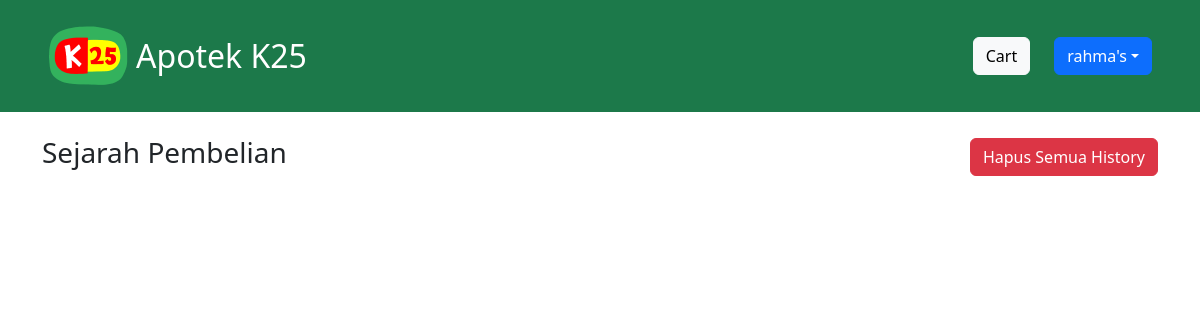
The page /user/history.php (signed in) on the database as committed earlier.
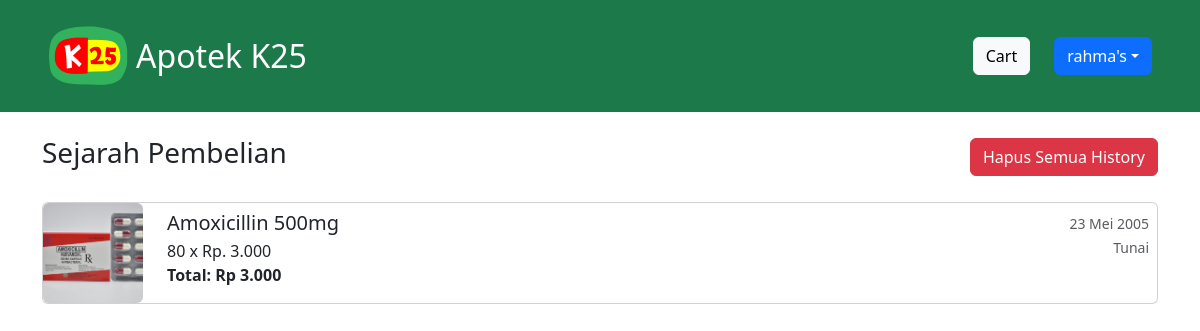
The same page on the database as committed later.
### tables this page shows
CREATE TABLE `cart` (
  `id_cart` int(11) NOT NULL,
  `username` varchar(50) DEFAULT NULL,
  `id_obat` int(11) DEFAULT NULL,
  `qty` int(11) DEFAULT 1
);

CREATE TABLE `obat` (
  `id_obat` int(11) NOT NULL,
  `gambar` varchar(255) DEFAULT NULL,
  `nama_obat` varchar(100) NOT NULL,
  `deskripsi` text DEFAULT NULL,
  `stok` int(11) DEFAULT 0,
  `harga` int(11) NOT NULL
);

### user/history.php (the view, shortened to what this page needs)
<?php
    $username = $_SESSION['username'];
?>
<!doctype html>
<html lang="en">
<head>
    <link href="https://cdn.jsdelivr.net/npm/bootstrap@5.3.8/dist/css/bootstrap.min.css" rel="stylesheet"
>
</head>
<body style="background-color: #ffffff;">
    <header class="d-flex flex-wrap justify-content-between align-items-center p-3 px-5">
        <a href="home.php" class="d-flex align-items-center text-decoration-none">
            <img src="../asset/logo.png" alt="logo apotek" height="80" class="me-2">
            <h2 class="text-white mb-0">Apotek K25</h2>
        </a>
        <div class="d-flex flex-wrap justify-content-end">
            <a href="cart.php" class="btn btn-light me-4">Cart</a>
            <div class="dropdown">
                <button type="button" class="btn btn-primary dropdown-toggle" data-bs-toggle="dropdown"><?=$username?>'s</button>
            </div>
        </div>
    </header>
    <div class="container m-4 mx-auto">
        <div class="d-flex flex-wrap justify-content-between align-items-center">
            <h3>Sejarah Pembelian</h3>
            <form action="history.php" method="POST">
                <button type="submit" name="hapus_history" class="btn btn-danger m-0">
                    Hapus Semua History
                </button>
            </form>
        </div><br>
        <?php
            include('../connection.php');
            $sql = "SELECT c.id_obat, o.nama_obat, o.harga, c.qty, o.stok, o.gambar
                    FROM obat o JOIN cart c ON o.id_obat = c.id_obat
                    WHERE c.username = '$_SESSION[username]'";
            $query = mysqli_query($connect, $sql);
            while($data = mysqli_fetch_array($query)){
        ?>
        <div class="card d-flex flex-row align-items-start gap-3 p-0 mb-2">
            <img src="../images/<?=$data['gambar']?>" class="rounded cart-img" alt="foto produk">
            <div class="flex-grow-1 p-2">
                <a href="produk.php?id=<?=$data['id_obat']?>">
                    <h5 class="mb-1"><?=$data['nama_obat']?></h5>
                </a>
                <p class="m-0"><?=$data['stok']?> x Rp. <?=number_format($data['harga'], 0, ',', '.')?></p>
                <p class="fw-bold m-0">Total: Rp <?=number_format($data['harga'] * $data['qty'], 0, ',', '.')?></p>
            </div>
            <div class="d-flex flex-column align-items-end p-2">
                <p class="mb-0 text-muted"><small>23 Mei 2005</small></p>
                <p class="mb-0 text-muted"><small>Tunai</small></p>
            </div>
        </div>
        <?php } ?>
    </div>
</body>
</html>

Rows that differ between the two databases and show on the page:
added cart: id_obat.gambar (picture), id_obat.nama_obat "Amoxicillin 500mg", id_obat.stok "80", id_obat.harga "3.000", $data['harga'] * $data['qty'] "3.000"
